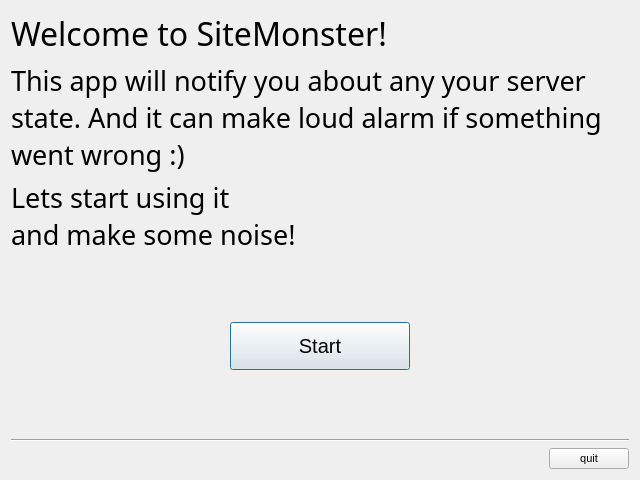
<?xml version="1.0" encoding="UTF-8"?>
<ui version="4.0">
 <class>Dialog</class>
 <widget class="QDialog" name="Dialog">
  <property name="geometry">
   <rect>
    <x>0</x>
    <y>0</y>
    <width>640</width>
    <height>480</height>
   </rect>
  </property>
  <property name="sizePolicy">
   <sizepolicy hsizetype="Maximum" vsizetype="Maximum">
    <horstretch>0</horstretch>
    <verstretch>0</verstretch>
   </sizepolicy>
  </property>
  <property name="minimumSize">
   <size>
    <width>640</width>
    <height>480</height>
   </size>
  </property>
  <property name="maximumSize">
   <size>
    <width>1280</width>
    <height>720</height>
   </size>
  </property>
  <property name="font">
   <font>
    <family>Segoe UI</family>
    <pointsize>8</pointsize>
    <weight>50</weight>
    <bold>false</bold>
    <strikeout>false</strikeout>
    <kerning>true</kerning>
   </font>
  </property>
  <property name="windowTitle">
   <string>Dialog</string>
  </property>
  <property name="layoutDirection">
   <enum>Qt::RightToLeft</enum>
  </property>
  <property name="sizeGripEnabled">
   <bool>false</bool>
  </property>
  <layout class="QVBoxLayout" name="verticalLayout">
   <item>
    <widget class="QLabel" name="welcome_header">
     <property name="sizePolicy">
      <sizepolicy hsizetype="Preferred" vsizetype="Maximum">
       <horstretch>0</horstretch>
       <verstretch>0</verstretch>
      </sizepolicy>
     </property>
     <property name="font">
      <font>
       <family>Segoe UI Light</family>
       <pointsize>24</pointsize>
       <kerning>true</kerning>
      </font>
     </property>
     <property name="text">
      <string>Welcome to SiteMonster!</string>
     </property>
     <property name="textFormat">
      <enum>Qt::PlainText</enum>
     </property>
    </widget>
   </item>
   <item>
    <widget class="QLabel" name="welcome_title">
     <property name="sizePolicy">
      <sizepolicy hsizetype="Preferred" vsizetype="Maximum">
       <horstretch>0</horstretch>
       <verstretch>0</verstretch>
      </sizepolicy>
     </property>
     <property name="font">
      <font>
       <family>Segoe UI Semilight</family>
       <pointsize>20</pointsize>
       <kerning>true</kerning>
      </font>
     </property>
     <property name="text">
      <string>This app will notify you about any your server state. And it can make loud alarm if something went wrong :)</string>
     </property>
     <property name="textFormat">
      <enum>Qt::PlainText</enum>
     </property>
     <property name="wordWrap">
      <bool>true</bool>
     </property>
    </widget>
   </item>
   <item>
    <widget class="QLabel" name="label_2">
     <property name="sizePolicy">
      <sizepolicy hsizetype="Preferred" vsizetype="Maximum">
       <horstretch>0</horstretch>
       <verstretch>0</verstretch>
      </sizepolicy>
     </property>
     <property name="font">
      <font>
       <family>Segoe UI Semilight</family>
       <pointsize>20</pointsize>
      </font>
     </property>
     <property name="text">
      <string>Lets start using it
and make some noise!</string>
     </property>
     <property name="textFormat">
      <enum>Qt::PlainText</enum>
     </property>
     <property name="wordWrap">
      <bool>true</bool>
     </property>
    </widget>
   </item>
   <item>
    <spacer name="verticalSpacer">
     <property name="orientation">
      <enum>Qt::Vertical</enum>
     </property>
     <property name="sizeHint" stdset="0">
      <size>
       <width>20</width>
       <height>40</height>
      </size>
     </property>
    </spacer>
   </item>
   <item>
    <layout class="QGridLayout" name="gridLayout">
     <property name="leftMargin">
      <number>10</number>
     </property>
     <property name="rightMargin">
      <number>10</number>
     </property>
     <item row="0" column="0">
      <widget class="QPushButton" name="start_btn">
       <property name="sizePolicy">
        <sizepolicy hsizetype="Preferred" vsizetype="Maximum">
         <horstretch>0</horstretch>
         <verstretch>0</verstretch>
        </sizepolicy>
       </property>
       <property name="minimumSize">
        <size>
         <width>80</width>
         <height>48</height>
        </size>
       </property>
       <property name="maximumSize">
        <size>
         <width>180</width>
         <height>48</height>
        </size>
       </property>
       <property name="font">
        <font>
         <pointsize>15</pointsize>
        </font>
       </property>
       <property name="layoutDirection">
        <enum>Qt::RightToLeft</enum>
       </property>
       <property name="text">
        <string>Start</string>
       </property>
      </widget>
     </item>
    </layout>
   </item>
   <item>
    <spacer name="verticalSpacer_2">
     <property name="orientation">
      <enum>Qt::Vertical</enum>
     </property>
     <property name="sizeHint" stdset="0">
      <size>
       <width>20</width>
       <height>40</height>
      </size>
     </property>
    </spacer>
   </item>
   <item>
    <widget class="Line" name="line">
     <property name="orientation">
      <enum>Qt::Horizontal</enum>
     </property>
    </widget>
   </item>
   <item>
    <widget class="QPushButton" name="quit_btn">
     <property name="sizePolicy">
      <sizepolicy hsizetype="Maximum" vsizetype="Maximum">
       <horstretch>0</horstretch>
       <verstretch>0</verstretch>
      </sizepolicy>
     </property>
     <property name="focusPolicy">
      <enum>Qt::StrongFocus</enum>
     </property>
     <property name="text">
      <string>quit</string>
     </property>
    </widget>
   </item>
  </layout>
  <zorder>welcome_title</zorder>
  <zorder>welcome_header</zorder>
  <zorder>label_2</zorder>
  <zorder>gridLayoutWidget</zorder>
  <zorder>quit_btn</zorder>
  <zorder>verticalSpacer</zorder>
  <zorder>verticalSpacer_2</zorder>
  <zorder>line</zorder>
 </widget>
 <tabstops>
  <tabstop>start_btn</tabstop>
  <tabstop>quit_btn</tabstop>
 </tabstops>
 <resources/>
 <connections/>
</ui>
